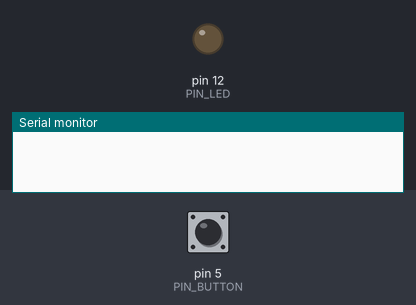
Bench run of a sketch on a simulated Arduino Uno, built with avr-gcc and run on an emulated ATmega328P. Parts: output pins drawn as LEDs (lit = HIGH), the last lines printed to the serial monitor. The test bench sets the inputs (shaded band); at power-on: pin 5 (PIN_BUTTON) HIGH. Random numbers use the default seed unless the sketch sets one.

Above: at 0.1 s.
At 128.7 s:
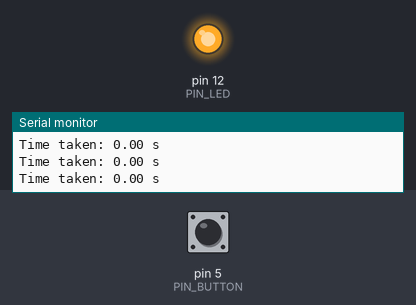
Timing chart, 0 to 130.0 s (numbered marks = the images above):
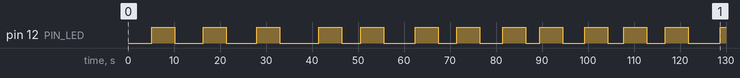

Measured:
- by itself, pin 12 (PIN_LED): LOW → HIGH at 5.2 s, → LOW 5.0 s later, → HIGH 6.1 s later, → LOW 5.0 s later, … (25 changes in this stretch)

The sketch:

3-3_ReactionTime.ino
```cpp
// (licence header left out)
#define PIN_LED 12
#define PIN_BUTTON 5

void setup() {
  Serial.begin(9600);
  randomSeed(analogRead(0));    // Init random generator
  pinMode(PIN_LED, OUTPUT);
  pinMode(PIN_BUTTON, INPUT);
}

void loop() {
  // Wait a random period before switching LED on
  delay(random(3000, 10000));
  digitalWrite(PIN_LED, HIGH);

  // Wait for button pressed
  unsigned long startTime = millis();
  while (digitalRead(PIN_BUTTON) != HIGH) {
  }
  unsigned long stopTime = millis();

  // Display measured time
  Serial.print("Time taken: ");
  Serial.print((stopTime - startTime) / 1000.0);
  Serial.println(" s");

  // Next game after a couple of seconds
  delay(5000);
  digitalWrite(PIN_LED, LOW);
}
```
